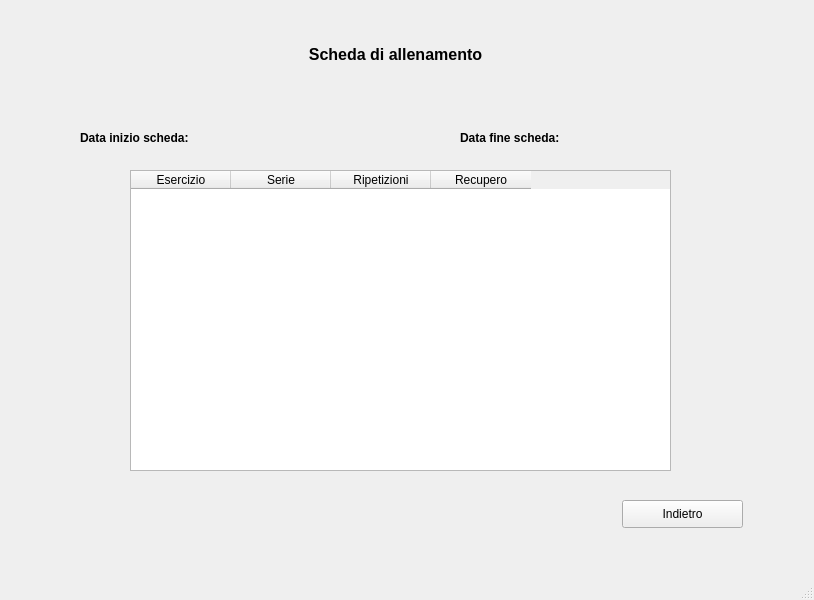
<?xml version="1.0" encoding="UTF-8"?>
<ui version="4.0">
 <class>MainWindow</class>
 <widget class="QMainWindow" name="MainWindow">
  <property name="geometry">
   <rect>
    <x>0</x>
    <y>0</y>
    <width>814</width>
    <height>600</height>
   </rect>
  </property>
  <property name="windowTitle">
   <string>MainWindow</string>
  </property>
  <widget class="QWidget" name="centralwidget">
   <widget class="QLabel" name="label">
    <property name="geometry">
     <rect>
      <x>240</x>
      <y>29</y>
      <width>311</width>
      <height>51</height>
     </rect>
    </property>
    <property name="font">
     <font>
      <pointsize>12</pointsize>
      <weight>75</weight>
      <bold>true</bold>
     </font>
    </property>
    <property name="text">
     <string>&lt;html&gt;&lt;head/&gt;&lt;body&gt;&lt;p align=&quot;center&quot;&gt;Scheda di allenamento&lt;/p&gt;&lt;/body&gt;&lt;/html&gt;</string>
    </property>
   </widget>
   <widget class="QTableWidget" name="tableWidget">
    <property name="geometry">
     <rect>
      <x>130</x>
      <y>170</y>
      <width>541</width>
      <height>301</height>
     </rect>
    </property>
    <property name="selectionMode">
     <enum>QAbstractItemView::NoSelection</enum>
    </property>
    <column>
     <property name="text">
      <string>Esercizio</string>
     </property>
    </column>
    <column>
     <property name="text">
      <string>Serie</string>
     </property>
    </column>
    <column>
     <property name="text">
      <string>Ripetizioni</string>
     </property>
    </column>
    <column>
     <property name="text">
      <string>Recupero</string>
     </property>
    </column>
   </widget>
   <widget class="QLabel" name="label_2">
    <property name="geometry">
     <rect>
      <x>330</x>
      <y>70</y>
      <width>141</width>
      <height>31</height>
     </rect>
    </property>
    <property name="font">
     <font>
      <weight>75</weight>
      <bold>true</bold>
     </font>
    </property>
    <property name="text">
     <string/>
    </property>
   </widget>
   <widget class="QPushButton" name="pushButton">
    <property name="geometry">
     <rect>
      <x>622</x>
      <y>500</y>
      <width>121</width>
      <height>28</height>
     </rect>
    </property>
    <property name="text">
     <string>Indietro</string>
    </property>
   </widget>
   <widget class="QLabel" name="label_3">
    <property name="geometry">
     <rect>
      <x>80</x>
      <y>130</y>
      <width>151</width>
      <height>16</height>
     </rect>
    </property>
    <property name="font">
     <font>
      <weight>75</weight>
      <bold>true</bold>
     </font>
    </property>
    <property name="text">
     <string>Data inizio scheda:</string>
    </property>
   </widget>
   <widget class="QLabel" name="label_4">
    <property name="geometry">
     <rect>
      <x>460</x>
      <y>130</y>
      <width>151</width>
      <height>16</height>
     </rect>
    </property>
    <property name="font">
     <font>
      <weight>75</weight>
      <bold>true</bold>
     </font>
    </property>
    <property name="text">
     <string>Data fine scheda:</string>
    </property>
   </widget>
   <widget class="QLabel" name="label_5">
    <property name="geometry">
     <rect>
      <x>220</x>
      <y>121</y>
      <width>111</width>
      <height>31</height>
     </rect>
    </property>
    <property name="font">
     <font>
      <weight>75</weight>
      <bold>true</bold>
     </font>
    </property>
    <property name="text">
     <string/>
    </property>
   </widget>
   <widget class="QLabel" name="label_6">
    <property name="geometry">
     <rect>
      <x>590</x>
      <y>120</y>
      <width>111</width>
      <height>31</height>
     </rect>
    </property>
    <property name="font">
     <font>
      <weight>75</weight>
      <bold>true</bold>
     </font>
    </property>
    <property name="text">
     <string/>
    </property>
   </widget>
  </widget>
  <widget class="QMenuBar" name="menubar">
   <property name="geometry">
    <rect>
     <x>0</x>
     <y>0</y>
     <width>814</width>
     <height>26</height>
    </rect>
   </property>
  </widget>
  <widget class="QStatusBar" name="statusbar"/>
 </widget>
 <resources/>
 <connections/>
</ui>
